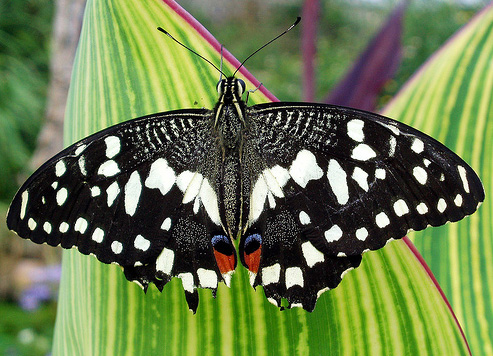
#> input picture Applications/butterfly.jpg, 493 x 356 px
$ jupyter execute BlobDetector.ipynb   (shell and % lines are left out)
#> lines starting #> are read from the running program, lines starting #| are printed output that depends on the picture
<head>
  <h2><span style='language:EN-GB'>Scale-invariant blob detection</span></h2>
  <h3><span style='font-size:16.0pt;language:EN-GB'>Jean Ponce, Cordelia Schmid and Josef Sivic</span></h3>
  <h3><span style='font-size:16.0pt;language:EN-GB'>(adapted from Svetlana Lazebnik, UNC)</span></h3>
  <p class=MsoNormal style='margin-bottom:14.0pt'><span style='language:EN-GB'>The goal of the assignment is to implement a Laplacian blob detector as discussed in the lectures.</span></p>
  <h3><span style='font-size:16.0pt;language:EN-GB'>Algorithm outline:</span></h3>
  <p class=MsoNormal><span style='language:EN-GB'>1. Generate a Laplacian of Gaussian filter.</span></p>
  <p class=MsoNormal><span style='language:EN-GB'>2. Build a Laplacian scale space, starting with some initial scale and going for n iterations: </span></p>
  <p class=MsoNormal style='margin-left:28.25pt'><span style='language:EN-GB'>1. Filter image with scale-normalized Laplacian at current scale.</span></p>
  <p class=MsoNormal style='margin-left:28.25pt'><span style='language:EN-GB'>2. Save square of Laplacian response for current level of scale space.</span></p>
  <p class=MsoNormal style='margin-left:28.25pt'><span style='language:EN-GB'>3. Increase scale by a factor k.</span></p>
  <p class=MsoNormal><span style='language:EN-GB'><span dir=ltr></span>3. Perform non-maximum suppression in scale space. </span><span
  style='font-weight:bold;language:EN-GB'>(See the note below)</span><span
  style='language:EN-GB'>.</span></p>
  <p class=MsoNormal><span style='language:EN-GB'>4. Display resulting circles at their characteristic scales.</span></p>
  <p class=MsoNormal><span style='language:EN-GB'><![if !supportEmptyParas]>&nbsp;<![endif]></span></p>
  <p class=MsoNormal><span style='language:EN-GB'><![if !supportEmptyParas]>&nbsp;<![endif]></span></p>
  <h3><span style='language:EN-GB'>Tips</span></h3>
  <p class=MsoNormal style='text-indent:-18.0pt;margin-left:18.0pt'><![if !supportLists]><span
  style='direction:ltr;unicode-bidi:embed;font-family:Symbol;font-size:12.0pt;
  color:black'>·</span><span style='width:12.75pt'>&nbsp;</span><![endif]><span
  style='language:EN-GB'>It is relatively inefficient to repeatedly filter the image with a kernel of increasing size. Instead of increasing the kernel size by a factor of k, try downsampling the image by a factor 1/k (of course, then you will have to upsample the result or do some interpolation in order to find maxima in scale space). Alternatively, implement the difference-of-Gaussian pyramid as described in section 3 of </span><span
  style='language:EN-GB'><a href="http://www.cs.ubc.ca/~lowe/papers/ijcv04.pdf">David Lowe's paper</a></span><span
  style='language:EN-GB'> (see below). Remember that </span></p>
  <p class=MsoNormal><span style='language:EN-GB'><![if !supportEmptyParas]>&nbsp;<![endif]></span></p>
  <p class=MsoNormal style='text-indent:-18.0pt;margin-left:18.0pt'><![if !supportLists]><span
  style='direction:ltr;unicode-bidi:embed;font-family:Symbol;font-size:12.0pt;
  color:black'>·</span><span style='width:12.75pt'>&nbsp;</span><![endif]><span
  style='color:#FF6600;font-weight:bold;language:EN-GB'>NEW:</span><span
  style='font-weight:bold;language:EN-GB'> On the non-maximum suppression in scale space.  </span><span
  style='language:EN-GB'>The goal is to find pixels which are local maxima in the scale-space. This amounts to finding pixels with the filter response (strictly) greater than its 26 scale-space neighbours, considering also the adjacent scales as illustrated in figure 2 of </span><span
  style='language:EN-GB'><a href="http://www.cs.ubc.ca/~lowe/papers/ijcv04.pdf">David Lowe's paper</a></span><span
  style='language:EN-GB'>. When the scale-space is obtained by filtering the image with a kernel of increasing size, as described in the algorithm outline above, all levels of the scale-space have the same image size and you only need to check the 3x3 spatial neighbourhood at the same pixel location in the adjacent levels.  When the scale-space is obtained by image down-sampling while keeping the filter size constant, you need to locate the correct position of the spatial neighbours in the adjacent levels. This can be achieved by up-sampling / down-sampling the adjacent levels to the same size as the current level of the pyramid, effectively doing interpolation. Alternatively, you can just consider the nearest 3x3 spatial neighbourhood in the adjacent levels. This avoids the (potentially expensive) interpolation, but is only an approximation. </span></p>
  <p class=MsoNormal><span style='language:EN-GB'><![if !supportEmptyParas]>&nbsp;<![endif]></span></p>
  <p class=MsoNormal style='text-indent:-18.0pt;margin-left:18.0pt'><![if !supportLists]><span
  style='direction:ltr;unicode-bidi:embed;font-family:Symbol;font-size:12.0pt;
  color:black'>·</span><span style='width:12.75pt'>&nbsp;</span><![endif]><span
  style='language:EN-GB'>You have to choose the initial scale, the factor k by which the scale is multiplied each time, and the number of levels in the scale space. Reasonable value for the initial scale is 2, using 10 to 15 levels for the scale pyramid. The multiplication factor should depend on the largest scale at which you want regions to be detected (or, if you are implementing the difference-of-Gaussian scale space, this factor depends on computational efficiency considerations as described in David Lowe's paper).</span></p>
  <p class=MsoNormal><span style='language:EN-GB'><![if !supportEmptyParas]>&nbsp;<![endif]></span></p>
  <p class=MsoNormal style='text-indent:-18.0pt;margin-left:18.0pt'><![if !supportLists]><span
  style='direction:ltr;unicode-bidi:embed;font-family:Symbol;font-size:12.0pt;
  color:black'>·</span><span style='width:12.75pt'>&nbsp;</span><![endif]><span
  style='language:EN-GB'>You may want to use a three-dimensional array to represent your scale space. It would be declared as follows:</span></p>
  <p class=MsoNormal style='margin-left:18.0pt'><span style='font-family:"Courier New";
  language:EN-GB'><![if !supportEmptyParas]>&nbsp;<![endif]></span></p>
  <p class=MsoNormal style='margin-left:56.5pt'><span style='font-family:"Courier New";
  language:EN-GB'>scale_space = zeros(h,w,n); % [h,w] - dimensions of image, n - number of levels in scale space</span></p>
  <p class=MsoNormal style='margin-left:18.0pt'><span style='language:EN-GB'><![if !supportEmptyParas]>&nbsp;<![endif]></span></p>
  <p class=MsoNormal style='margin-left:18.0pt'><span style='language:EN-GB'>Then </span><span
  style='font-family:"Courier New";language:EN-GB'>scale_space(:,:,i)</span><span
  style='language:EN-GB'> would give you the i-th level of the scale space. Alternatively, if you are storing different levels of the scale pyramid at different resolutions, you may want to use a cell array, where each &quot;slot&quot; can accommodate a different data type or a matrix of different dimensions. Here is how you would use it:</span></p>
  <p class=MsoNormal style='margin-left:18.0pt'><span style='font-family:"Courier New";
  language:EN-GB'><![if !supportEmptyParas]>&nbsp;<![endif]></span></p>
  <p class=MsoNormal style='margin-left:56.5pt'><span style='font-family:"Courier New";
  language:EN-GB'>scale_space    = cell(n,1); %creates a cell array with n &quot;slots&quot; </span></p>
  <p class=MsoNormal style='margin-left:56.5pt'><span style='font-family:"Courier New";
  language:EN-GB'>scale_space{i} = my_matrix; % store a matrix at level i</span></p>
  <p class=MsoNormal style='margin-left:-18.0pt'><span style='language:EN-GB'><![if !supportEmptyParas]>&nbsp;<![endif]></span></p>
  <p class=MsoNormal style='text-indent:-18.0pt;margin-left:18.0pt'><![if !supportLists]><span
  style='direction:ltr;unicode-bidi:embed;font-family:Symbol;font-size:12.0pt;
  color:black'>·</span><span style='width:12.75pt'>&nbsp;</span><![endif]><span
  style='language:EN-GB'>To perform nonmaximum suppression in scale space, you may first want to do nonmaximum suppression in each 2D slice separately. For this, you may find functions </span><span
  style='font-family:"Courier New";language:EN-GB'>nlfilter</span><span
  style='language:EN-GB'>, </span><span style='font-family:"Courier New";
  language:EN-GB'>colfilt</span><span style='language:EN-GB'> or </span><span
  style='font-family:"Courier New";language:EN-GB'>ordfilt2</span><span
  style='language:EN-GB'> useful. To extract the final nonzero values (corresponding to detected regions), you may want to use the </span><span
  style='font-family:"Courier New";language:EN-GB'>find</span><span
  style='language:EN-GB'> function.</span></p>
  <p class=MsoNormal><span style='language:EN-GB'><![if !supportEmptyParas]>&nbsp;<![endif]></span></p>
  <p class=MsoNormal style='text-indent:-18.0pt;margin-left:18.0pt'><![if !supportLists]><span
  style='direction:ltr;unicode-bidi:embed;font-family:Symbol;font-size:12.0pt;
  color:black'>·</span><span style='width:12.75pt'>&nbsp;</span><![endif]><span
  style='language:EN-GB'>You also have to set a threshold on the squared Laplacian response above which to report region detections. A reasonable value is 0.001, but you should play around with different values and choose one you like best.</span></p>
  <p class=MsoNormal><span style='language:EN-GB'><![if !supportEmptyParas]>&nbsp;<![endif]></span></p>
  <p class=MsoNormal style='text-indent:-18.0pt;margin-left:18.0pt'><![if !supportLists]><span
  style='direction:ltr;unicode-bidi:embed;font-family:Symbol;font-size:12.0pt;
  color:black'>·</span><span style='width:12.75pt'>&nbsp;</span><![endif]><span
  style='language:EN-GB'>To display the detected regions as circles, you can use </span><span
  style='language:EN-GB'><a href="show_all_circles.m">this function</a></span><span
  style='language:EN-GB'> (or feel free to write your own). Don't forget that there is a multiplication factor that relates the scale at which a region is detected to the radius of the circle that most closely &quot;approximates&quot; the region.</span></p>
  <p class=MsoNormal><span style='language:EN-GB'><![if !supportEmptyParas]>&nbsp;<![endif]></span></p>
  <p class=MsoNormal style='text-indent:-18.0pt;margin-left:18.0pt'><![if !supportLists]><span
  style='direction:ltr;unicode-bidi:embed;font-family:Symbol;font-size:12.0pt;
  color:black'>·</span><span style='width:12.75pt'>&nbsp;</span><![endif]><span
  style='language:EN-GB'>If you decide to experiment with different implementation choices for building the scale space and nonmaximum suppression, you may want to compare these choices according to their computational efficiency. To time different routines, use </span><span
  style='font-family:"Courier New";language:EN-GB'>tic</span><span
  style='language:EN-GB'> and </span><span style='font-family:"Courier New";
  language:EN-GB'>toc</span><span style='language:EN-GB'> commands.</span></p>
  <p class=MsoNormal><span style='language:EN-GB'><![if !supportEmptyParas]>&nbsp;<![endif]></span></p>
  <p class=MsoNormal style='text-indent:-18.0pt;margin-left:18.0pt'><![if !supportLists]><span
  style='direction:ltr;unicode-bidi:embed;font-family:Symbol;font-size:12.0pt;
  color:black'>·</span><span style='width:12.75pt'>&nbsp;</span><![endif]><span
  style='language:EN-GB'>Apply the detector to greyscale versions of colour images. In Matlab, you can convert a color image to greyscale using </span></p>
  <p class=MsoNormal style='margin-left:56.5pt'><span style='font-family:"Courier New";
  language:EN-GB'><![if !supportEmptyParas]>&nbsp;<![endif]></span></p>
  <p class=MsoNormal style='margin-left:56.5pt'><span style='font-family:"Courier New";
  language:EN-GB'>Im_gray = mean(Im_rgb,3);</span></p>
  <h3><span style='font-size:12.0pt;language:EN-GB'><![if !supportEmptyParas]>&nbsp;<![endif]></span></h3>
  <h3><span style='font-size:16.0pt;language:EN-GB'>Test images</span></h3>
  <p class=MsoNormal style='margin-bottom:14.0pt'><span style='language:EN-GB'>Here are </span><span
  style='language:EN-GB'><a href="assignment1_images.zip">four images</a></span><span
  style='language:EN-GB'> to test your code. Also run your code on two images of your own choice.  </span></p>
  <h3><span style='language:EN-GB'><![if !supportEmptyParas]>&nbsp;<![endif]></span></h3>
  <h3><span style='font-size:16.0pt;language:EN-GB'>What to hand in</span></h3>
  <p class=MsoNormal style='text-indent:-18.0pt;margin-left:18.0pt'><![if !supportLists]><span
  style='direction:ltr;unicode-bidi:embed;font-family:Symbol;font-size:12.0pt;
  color:black'>·</span><span style='width:12.75pt'>&nbsp;</span><![endif]><span
  style='language:EN-GB'>You should implement the basic version of the Laplacian blob detector as described in the algorithm outline above. Extra credit will be given for implementing one of the more efficient options: (1) using image down-sampling by factor </span><span
  style='font-style:italic;language:EN-GB'><span dir=ltr></span>1/k</span><span
  style='language:EN-GB'> (rather then increasing the kernel size by a factor of  </span><span
  style='font-style:italic;language:EN-GB'>k</span><span style='language:EN-GB'>) or (2) the difference of Gaussian approximation described in section 3 of </span><span
  style='language:EN-GB'><a href="http://www.cs.ubc.ca/~lowe/papers/ijcv04.pdf">David Lowe’s paper</a></span><span
  style='language:EN-GB'>.</span></p>
  <p class=MsoNormal style='margin-bottom:14.0pt'><span style='language:EN-GB'><![if !supportEmptyParas]>&nbsp;<![endif]></span></p>
  <p class=MsoNormal style='margin-bottom:14.0pt'><span style='language:EN-GB'>You should prepare a (very brief) report including the following: </span></p>
  <p class=MsoNormal style='text-indent:-18.0pt;margin-left:18.0pt'><![if !supportLists]><span
  style='direction:ltr;unicode-bidi:embed;font-family:Symbol;font-size:12.0pt;
  color:black'>·</span><span style='width:12.75pt'>&nbsp;</span><![endif]><span
  style='language:EN-GB'>An explanation of any &quot;interesting&quot; implementation choices that you made.</span></p>
  <p class=MsoNormal style='text-indent:-18.0pt;margin-left:18.0pt'><![if !supportLists]><span
  style='direction:ltr;unicode-bidi:embed;font-family:Symbol;font-size:12.0pt;
  color:black'>·</span><span style='width:12.75pt'>&nbsp;</span><![endif]><span
  style='language:EN-GB'>An explanation of parameter values you have tried and which ones you found to work well.</span></p>
  <p class=MsoNormal style='text-indent:-18.0pt;margin-left:18.0pt'><![if !supportLists]><span
  style='direction:ltr;unicode-bidi:embed;font-family:Symbol;font-size:12.0pt;
  color:black'>·</span><span style='width:12.75pt'>&nbsp;</span><![endif]><span
  style='language:EN-GB'>Output of your detector on all test images for your &quot;favourite&quot; parameter settings.</span></p>
  <p class=MsoNormal style='margin-bottom:14.0pt'><span style='language:EN-GB'><![if !supportEmptyParas]>&nbsp;<![endif]></span></p>
  <p class=MsoNormal style='margin-bottom:14.0pt'><span style='language:EN-GB'>Send your report, code, and your two additional test images in a single zip file to  </span><span
  style='font-weight:bold;language:EN-GB'>Josef Sivic &lt;Josef.Sivic@ens.fr&gt;</span><span
  style='language:EN-GB'>.</span></p>
  <h3><span style='language:EN-GB'><![if !supportEmptyParas]>&nbsp;<![endif]></span></h3>
  <h3><span style='font-size:13.5pt;language:EN-GB'>Helpful </span><span
  style='language:EN-GB'>resources</span></h3>
  <p class=MsoNormal style='text-indent:-18.0pt;margin-left:18.0pt'><![if !supportLists]><span
  style='direction:ltr;unicode-bidi:embed;font-family:Symbol;font-size:12.0pt;
  color:black'>·</span><span style='width:12.75pt'>&nbsp;</span><![endif]><span
  style='language:EN-GB'>MATLAB tutorials (from </span><span style='language:
  EN-GB'><a href="http://www.andrew.cmu.edu/course/16-720/">Martial Hebert at CMU</a></span><span
  style='language:EN-GB'>): </span><span style='language:EN-GB'><a
  href="matlab_ops_tutorial.m">basic operations</a></span><span
  style='language:EN-GB'>, </span><span style='language:EN-GB'><a
  href="matlab_prog_tutorial.m">programming</a></span><span style='language:
  EN-GB'>, </span><span style='language:EN-GB'><a href="matlab_image_tutorial.m">working with images</a></span></p>
  <p class=MsoNormal style='text-indent:-18.0pt;margin-left:18.0pt'><![if !supportLists]><span
  style='direction:ltr;unicode-bidi:embed;font-family:Symbol;font-size:12.0pt;
  color:black'>·</span><span style='width:12.75pt'>&nbsp;</span><![endif]><span
  style='language:EN-GB'><a href=harris.m>Sample Harris detector code</a></span></p>
  <p class=MsoNormal style='text-indent:-18.0pt;margin-left:18.0pt'><![if !supportLists]><span
  style='direction:ltr;unicode-bidi:embed;font-family:Symbol;font-size:12.0pt;
  color:black'>·</span><span style='width:12.75pt'>&nbsp;</span><![endif]><span
  style='language:EN-GB'>Nice </span><span style='language:EN-GB'><a
  href="http://www.cs.unc.edu/~lazebnik/research/spring08/lec07_corner_blob.pdf">Slides</a></span><span
  style='language:EN-GB'> by Svetlana Lazebnik on feature detection describing also scale invariant blob detection (slides 32—49). </span></p>
  <p class=MsoNormal style='text-indent:-18.0pt;margin-left:18.0pt'><![if !supportLists]><span
  style='direction:ltr;unicode-bidi:embed;font-family:Symbol;font-size:12.0pt;
  color:black'>·</span><span style='width:12.75pt'>&nbsp;</span><![endif]><span
  style='language:EN-GB'><a href="http://en.wikipedia.org/wiki/Blob_detection">Blob detection</a></span><span
  style='language:EN-GB'> on Wikipedia.</span></p>
  <p class=MsoNormal style='text-indent:-18.0pt;margin-left:18.0pt'><![if !supportLists]><span
  style='direction:ltr;unicode-bidi:embed;font-family:Symbol;font-size:12.0pt;
  color:black'>·</span><span style='width:12.75pt'>&nbsp;</span><![endif]><span
  style='language:EN-GB'>D. Lowe, </span><span style='language:EN-GB'><a
  href="http://www.cs.ubc.ca/~lowe/papers/ijcv04.pdf">&quot;Distinctive image features from scale-invariant keypoints,&quot;</a></span><span
  style='language:EN-GB'> International Journal of Computer Vision, 60 (2), pp. 91-110, 2004. This paper contains details about efficient implementation of a Difference-of-Gaussians scale space.</span></p>
  <p class=MsoNormal style='text-indent:-18.0pt;margin-left:18.0pt'><![if !supportLists]><span
  style='direction:ltr;unicode-bidi:embed;font-family:Symbol;font-size:12.0pt;
  color:black'>·</span><span style='width:12.75pt'>&nbsp;</span><![endif]><span
  style='language:EN-GB'>T. Lindeberg, </span><span style='language:EN-GB'><a
  href="ftp://ftp.nada.kth.se/CVAP/reports/cvap198.pdf">&quot;Feature detection with automatic scale selection,&quot;</a></span><span
  style='language:EN-GB'> International Journal of Computer Vision 30 (2), pp. 77-116, 1998. This is somewhat advanced reading for those of you who are </span><span
  style='font-style:italic;language:EN-GB'>really</span><span style='language:
  EN-GB'> interested in the gory mathematical details.</span></p>
  </td>
 </tr>
</table>

</div>

</body>

</html>

[cell 1]
import numpy as np
import cv2 as cv
import matplotlib.pyplot as plt

[cell 2]
orgimg = cv.imread('butterfly.jpg', cv.IMREAD_GRAYSCALE)
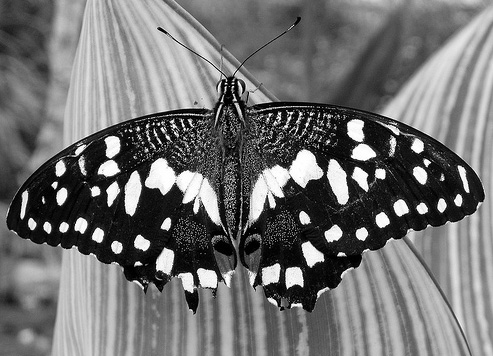
#> orgimg: shape (356, 493); min 0, max 255, mean 113.3

fig, axes  = plt.subplots(2,5, sharex='all', sharey='all', figsize=(20,8))
#Generating the Gaussian Kernel
kernel_dim = 5 # dimension of the kernel
for sigma in range(1,11,1):
    #sigma = 2 # standard deviation
    gaussian = cv.getGaussianKernel(kernel_dim, sigma)
    LoG = sigma**2*cv.Laplacian(gaussian,cv.CV_64F)
    #print(gaussian); print(LoG)
    out = cv.sepFilter2D(orgimg, -1,LoG ,LoG ) #Gaussian smoothing
    plt.subplot(2,5,sigma)
    plt.imshow(out, cmap='gray', vmin = 0, vmax = 255)
#> this loop made 10 passes
#> pass 1, `out = cv.sepFilter2D(orgimg, -1,LoG ,LoG )`:
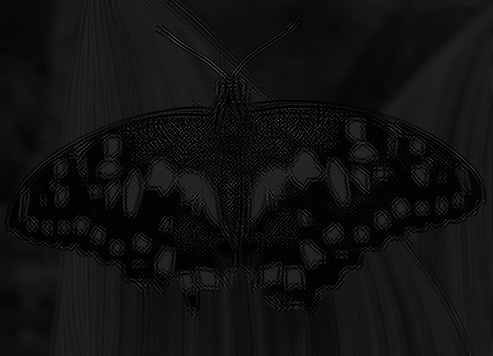
#> out: shape (356, 493); min 0, max 118, mean 17
#> pass 2, `out = cv.sepFilter2D(orgimg, -1,LoG ,LoG )`:
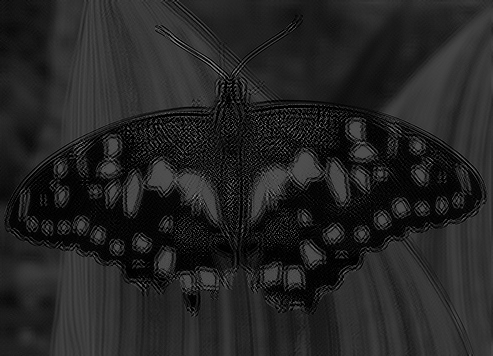
#> out: shape (356, 493); min 0, max 199, mean 35.7
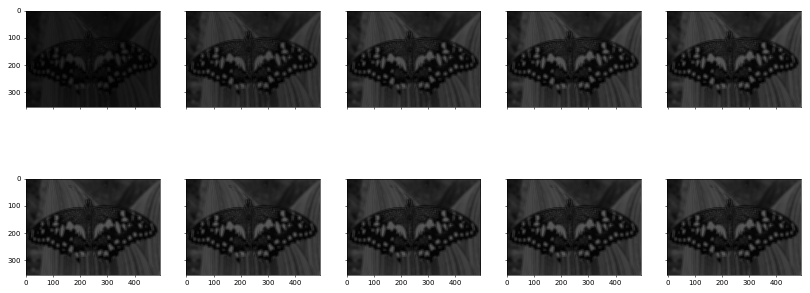
#> figure drawn by matplotlib, 10 panels
